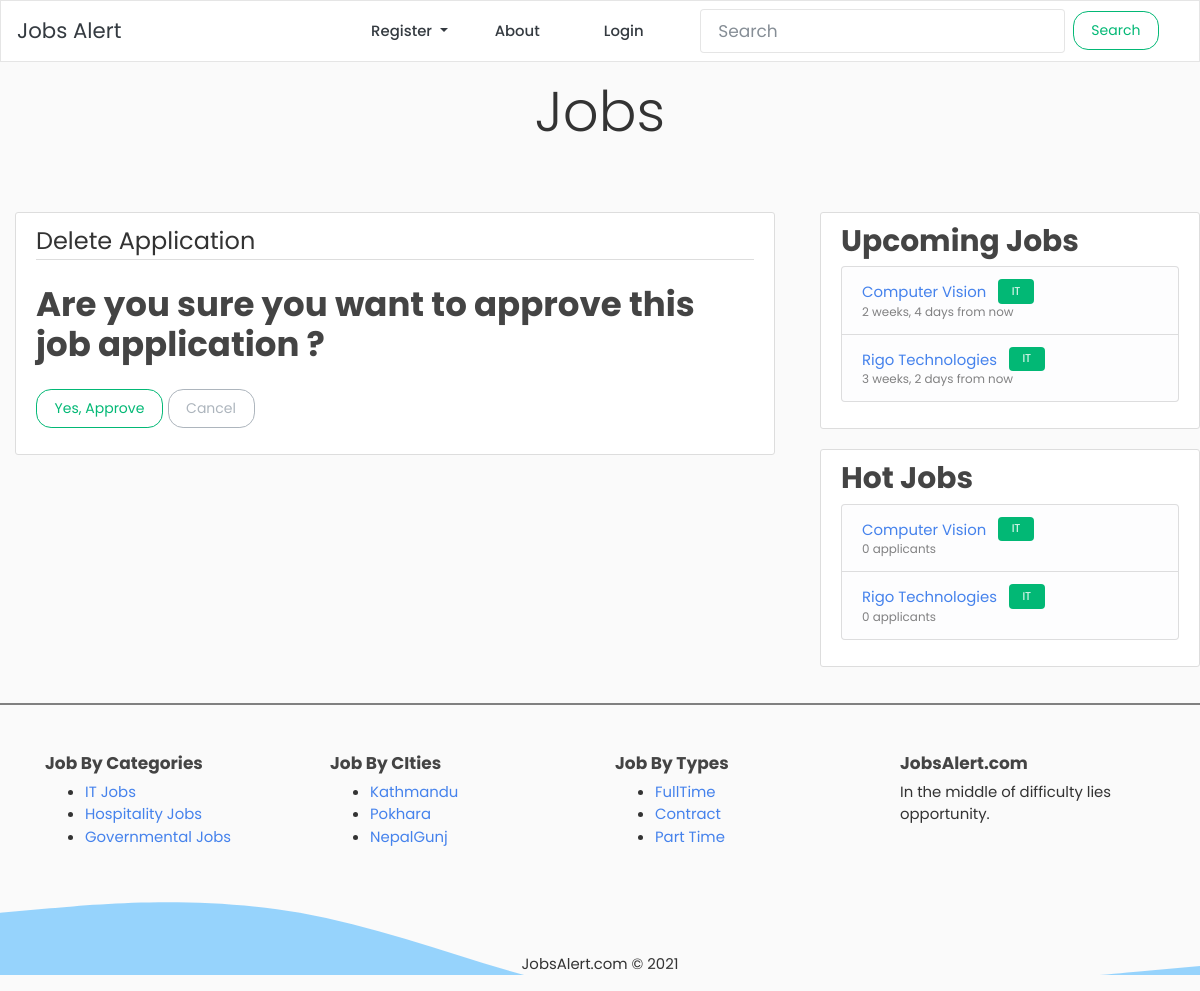
The page /post/29/job_dashboard/applicant_detail/29/approve/ on the database its author committed.
### blog/models.py (models this page shows, shortened)
class Post(models.Model):
    title = models.CharField(max_length=100)
    content = models.TextField()
    category = models.ForeignKey(
        Category,
        on_delete=models.SET_NULL,
        related_name='posts',
        related_query_name='posts',
        null=True,
    )
    date_posted = models.DateTimeField(default=timezone.now)
    author = models.ForeignKey(User, on_delete=models.CASCADE)
    due_date = models.DateTimeField()

class Category(models.Model):
    category_name = models.CharField(max_length = 50, verbose_name='Category Name')
    image = models.ImageField(upload_to='category_images/', null=True, blank=True)
    def __str__(self):
        return self.category_name

### blog/views.py (the view)
# urls.py: path('post/<int:pk>/job_dashboard/applicant_detail/<int:sno>/approve/', views.job_applicant_approve, name='applicant-approve'),
def job_applicant_approve(request, pk, sno):
    if request.method == 'POST':
        post = Post.objects.filter(pk=pk).first()
        applicant = JobApplication.objects.filter(sno=sno).update(status='approved')
        messages.success(request, "Applicant approved successfully.")
        subject = 'Your job application has been approved'
        from_email, to = settings.EMAIL_HOST_USER, JobApplication.objects.get(sno=sno).email
        html_content = render_to_string('blog/job_status.html', {'status':'approved', 'project_name': JobApplication.objects.get(sno=sno).post.title, 'user':JobApplication.objects.get(sno=sno).name})
        text_content = strip_tags(html_content)
        msg = EmailMultiAlternatives(subject, text_content, from_email, [to])
        msg.attach_alternative(html_content, "text/html")
        msg.send()
        job_applicant = JobApplication.objects.filter(post=post)
        total_applicants = job_applicant.count()
        pending_count = JobApplication.objects.filter(post=post, status='pending').count()
        approved_count = JobApplication.objects.filter(post=post, status='approved').count()
        context = {'job_applicant': job_applicant,
                    'total_applicants': total_applicants,
                    'pending_count': pending_count,
                    'approved_count': approved_count
                }
        return render(request, 'blog/dashboard.html', context)
    else:
        return render(request, 'blog/application_approve.html')
    return render(request, 'blog/dashboard.html', context)

### blog/context_processors.py (called while the page is built)
def get_latest_jobs(request):
    posts = Post.objects.filter(due_date__gte=timezone.now()).order_by('due_date')[:4]
    return {
        'hot_box_posts': posts
    }

def get_hot_jobs(request):
    posts = Post.objects.annotate(
                num_applicants=Count('job_applications')
            ).order_by('-num_applicants')[:4]
    return {
        'hot_box_posts_second': posts
    }

### blog/templates/blog/application_approve.html (shortened to what this page needs)
{% extends "blog/base.html" %}
{% block content %}
    <div class="content-section">
        <form method="POST">
            <fieldset class="form-group">
                <legend class="border-bottom mb-4">Delete Application</legend>
                <h2>Are you sure you want to approve this job application ?</h2>
            </fieldset>
            <div class="form-group">
                <button class="btn btn-outline-success" type="submit">Yes, Approve</button>
                <a class="btn btn-outline-secondary" href="">Cancel</a>
            </div>
        </form>
    </div>
{% endblock content %}

### blog/templates/blog/base.html (shortened to what this page needs)
{% load static %}
{% load humanize %}
<!DOCTYPE html>
<html lang="en">
<head>
  <link rel="stylesheet" href="{% static 'css/bootstrap.min.css' %}">
  <link rel="stylesheet" href="{% static 'css/style.css' %}">
  <link rel="stylesheet" type="text/css" href="{% static 'blog/main.css' %}">
</head>
<body>
  {% include 'blog/navbar.html' %}
  <main role="main">
  <div style="height:150px">
  <p class=" text-center py-3 display-4" style="font-family: 'Pacifico', cursive; !important">{{request.GET.category.upper}}Jobs</p>
  </div>
    <div class="row">
      <div class="col-md-8">
      <div class="container">
      {% block content %}{% endblock %}
      </div>
      </div>
      <div class="col-md-4" id="Sidebar">
        <div class="content-section">
          <h3>Upcoming Jobs</h3>
          <ul class="list-group">
            {% for job in hot_box_posts %}
              <li class="list-group-item list-group-item-light" >
              <a class="" href="{% url 'post-detail' job.id %}">{{ job.title }}</a>
              <span class="ml-2 badge badge-success">{{job.category}}</span>
              <div class="small">{{job.due_date|naturaltime}}</div>
              </li>
            {% endfor %}
          </ul>
        </div>
        <div class="content-section">
          <h3>Hot Jobs</h3>
          <ul class="list-group">
            {% for job in hot_box_posts_second %}
              <li class="list-group-item list-group-item-light" >
              <a class="" href="{% url 'post-detail' job.id %}">{{ job.title }}</a>
              <span class="ml-2 badge badge-success">{{job.category}}</span>
              <div class="small">{{job.num_applicants}} applicants</div>
              </li>
            {% endfor %}
          </ul>
        </div>
      </div>
    </div>
    <hr style="border:1px solid grey;" class="mb-5"/>
    <footer class="footer-light footer-light-expand-md" style="background: url('{% static 'images/wave.svg' %}');background-size: cover;">
            <div class="container">
            <div class="row" style="min-height:200px;">
                <div class="col-md-3 item">
                    <h3 class="h6">Job By Categories</h3>
                    <ul>
                        <li><a href="{% url 'blog-home' %}?category=it">IT Jobs</a></li>
                        <li><a href="{% url 'blog-home' %}?category=hospitality">Hospitality Jobs</a></li>
                        <li><a href="{% url 'blog-home' %}?category=governmental">Governmental Jobs</a></li>
                    </ul>
                </div>
                <div class="col-md-3 item">
                    <h3 class="h6">Job By CIties</h3>
                    <ul>
                        <li><a href="#">Kathmandu</a></li>
                        <li><a href="#">Pokhara</a></li>
                        <li><a href="#">NepalGunj</a></li>
                    </ul>
                </div>
                <div class="col-md-3 item">
                    <h3 class="h6">Job By Types</h3>
                    <ul>
                        <li><a href="#">FullTime</a></li>
                        <li><a href="#">Contract</a></li>
                        <li><a href="#">Part Time</a></li>
                    </ul>
                </div>
                <div class="col-md-3 item text">
                    <h3 class="h6">JobsAlert.com</h3>
                    <p>In the middle of difficulty lies opportunity.</p>
                </div>
                <div class="col item social"></div>
            </div>
            </div>
            <p class="copyright text-center">JobsAlert.com © 2021</p>
    </footer>
  </main>
</body>
</html>

### static_files/css/style.css (style rules this page uses)
* { font-family: 'Poppins', sans-serif !important; }

### blog/static/blog/main.css (style rules this page uses)
body { background: #fafafa; color: #333333; }
h1, h2, h3, h4, h5, h6 { color: #444444; }
ul { margin: 0; }
.content-section { background: #ffffff; padding: 10px 20px; border: 1px solid #dddddd; border-radius: 3px; margin-bottom: 20px; }

### rows shown on the page
Post: title "Computer Vision", category "IT", due_date "2 weeks, 4 days from now", num_applicants "0"
Post: title "Rigo Technologies", category "IT", due_date "3 weeks, 2 days from now", num_applicants "0"
